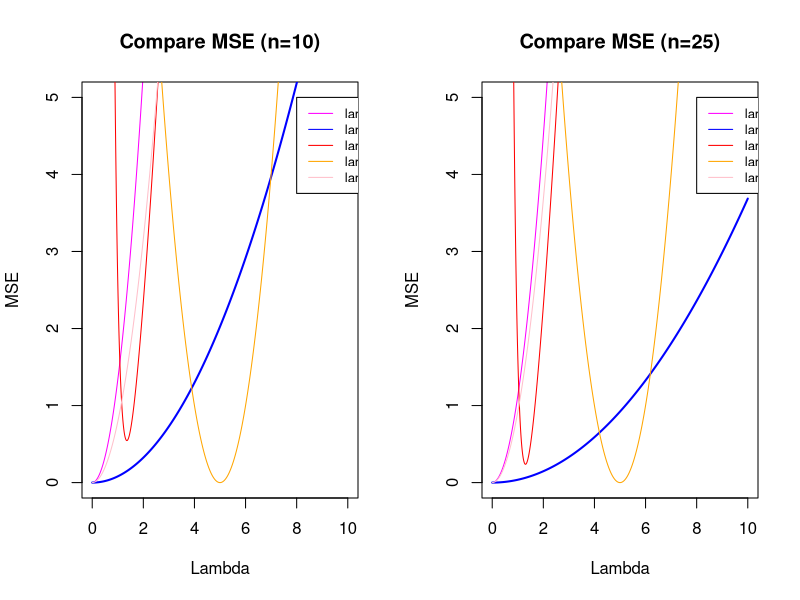
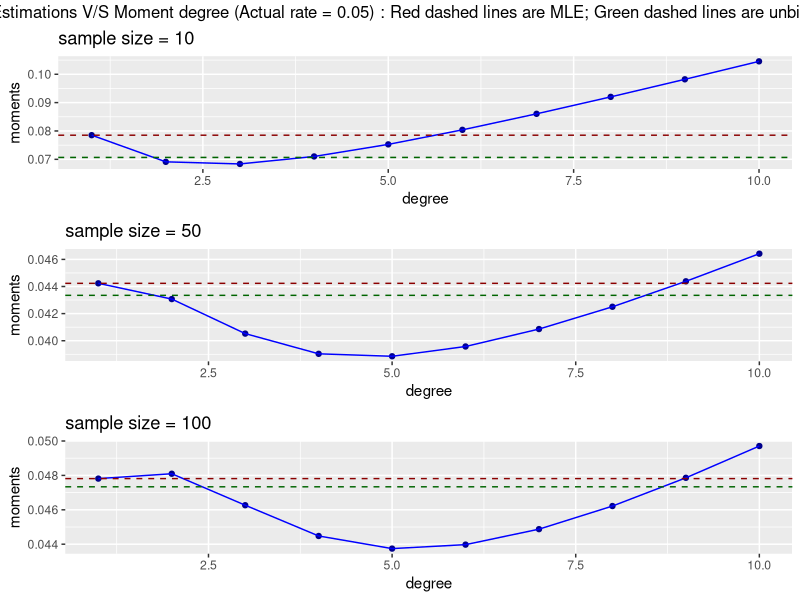
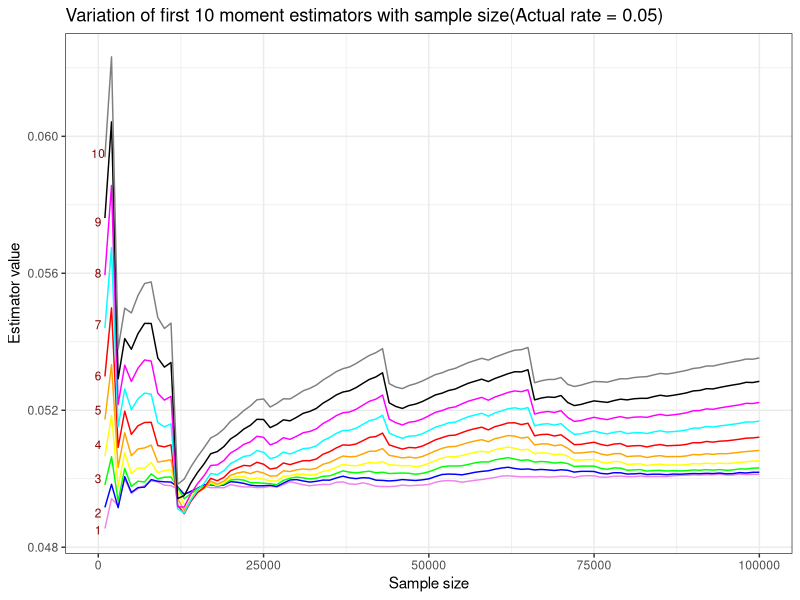
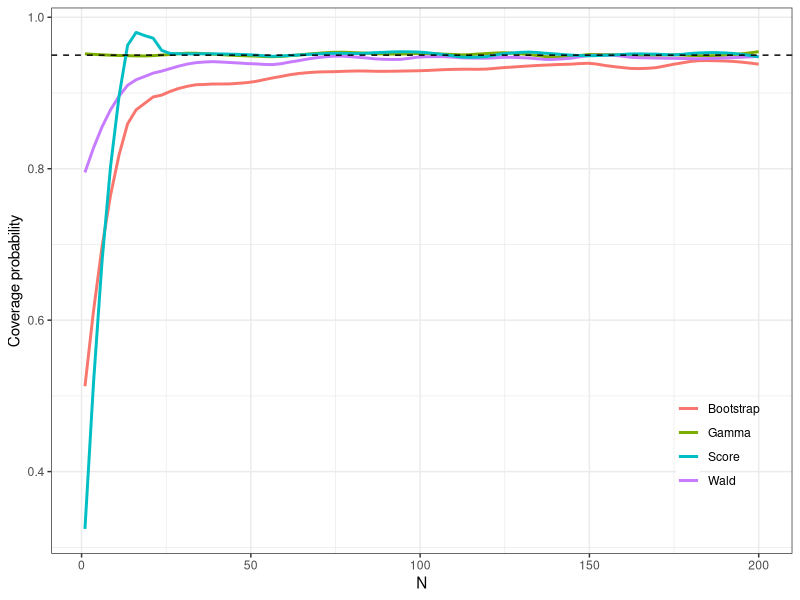
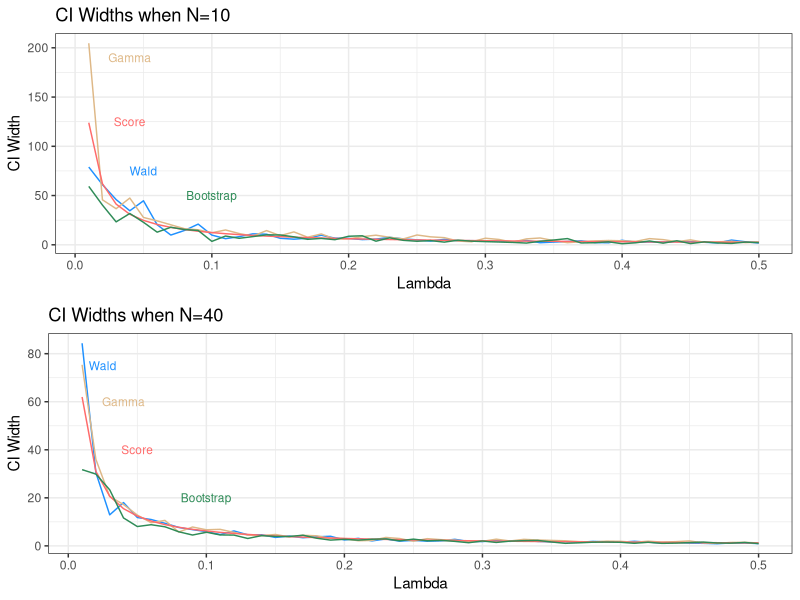

The R source for these figures, in order:
## ---- chunk 1
knitr::opts_chunk$set(echo = TRUE)
library(tidyverse)
library(gridExtra)
set.seed(123)
## ---- chunk 2
n<-10

lam <-seq(0,10,0.01)
mse0 <- (lam*n/(n-1))^2 + lam^2/n
mse1 <- ((lam^2)/n)*((n-1)/n)^2
mse2<- (2/(lam^2)-lam)^2 + 16/(n*lam^4)
mse3 <- (5-lam)^2
mse4 <- (lam/(n-1)- lam)^2 + lam^2/n^3

par(mfrow=c(1,2))
plot(lam,mse0,ylab="MSE",xlab="Lambda",main="Compare MSE (n=10)",type="l",col="magenta",ylim=c(0,5))

lines(lam,mse1,type="l",col="blue",lwd=2)
lines(lam,mse2,type="l",col="red")
lines(lam,mse3,type="l",col="orange")
lines(lam,mse4,type="l",col="pink")

legend(8, 5,legend=c("lam0", "lam1", "lam2", "lam3","lam4"),
       col=c("magenta", "blue", "red", "orange" ,"pink"), lty=1, cex=0.8)


n<-25

lam <-seq(0,10,0.01)
mse0 <- (lam*n/(n-1))^2 + lam^2/n
mse1 <- ((lam^2)/n)*((n-1)/n)^2
mse2<- (2/(lam^2)-lam)^2 + 16/(n*lam^4)
mse3 <- (5-lam)^2
mse4 <- (lam/(n-1)- lam)^2 + lam^2/n^3

plot(lam,mse0,ylab="MSE",xlab="Lambda",main="Compare MSE (n=25)",type="l",col="magenta",ylim=c(0,5))

lines(lam,mse1,type="l",col="blue",lwd=2)
lines(lam,mse2,type="l",col="red")
lines(lam,mse3,type="l",col="orange")
lines(lam,mse4,type="l",col="pink")

legend(8, 5,legend=c("lam0", "lam1", "lam2", "lam3","lam4"),
       col=c("magenta", "blue", "red", "orange" ,"pink"), lty=1, cex=0.8)

## ---- chunk 3
library(gridExtra)
library(tidyverse)

momest_exp <- function(v,k){
  return((factorial(k)/(sum(v^k)/length(v)))^(1/k))
}

k <- 10
moment_number <- seq(1,k,by=1)
sample_size <- c(10,50,100)
par(mfrow = c(2,3))
g <- list()
c <- 1
#plotlabel <- data.frame(text = c("MLE","MLE","MLE","MLE","MLE","Unbiased Correction for MLE", 
#                                 "Unbiased Correction for MLE","Unbiased Correction for MLE",
#                                 "Unbiased Correction for MLE","Unbiased Correction for MLE"), 
#                        x = c(10,10,10,10,10,8,5,8,8,8), 
#                        y = c(0.08,0.0475,0.048,0.05,0.0503,0.0775,0.047,0.048,0.0495,0.05))
for(i in sample_size){
  set.seed(123)
  exp_sample <- rexp(i, rate = 0.05)
  moment_estimations <- data.frame(degree = 1:k, moments = matrix(unlist(lapply(moment_number,momest_exp,v=exp_sample))))
  g[[c]] <- ggplot(data = moment_estimations, aes(x=degree,y=moments)) + 
    geom_point(col = "darkblue") + 
    geom_line(col = "blue") +
    ggtitle(paste0("sample size = ",i)) + 
    geom_hline(yintercept = 1/mean(exp_sample), lty = 2, col="darkred") +
    geom_hline(yintercept = (length(exp_sample) - 1)/sum(exp_sample), lty = 2, col="darkgreen") +
    #             geom_text(data=plotlabel[c,], aes(x,y,label=text), size = 3, col="darkred") +
    #              geom_text(data=plotlabel[c + 5,], aes(x,y,label=text), size = 3, col="darkgreen") +
    scale_colour_manual(name = 'the colour', values =c('black'='black','red'='red'), labels = c('c2','c1'))
  theme_bw()
  c <- c + 1
}


grid.arrange(g[[1]], g[[2]], g[[3]], 
             top = "Moment Estimations V/S Moment degree (Actual rate = 0.05) : Red dashed lines are MLE; Green dashed lines are unbiased MLE")
## ---- chunk 4
k <- 10
moment_number <- seq(1,k,by=1)
cols <- c(paste0("k",1:k))
sample_size <- seq(1000,100000,by=1000)
moment_estimations <- data.frame(matrix(0, nrow = length(sample_size), ncol = k + 1))
moment_estimations[,1] <- sample_size
colnames(moment_estimations) <- c("n",cols)
library(dplyr)
c <- 1
for (i in sample_size) {
  set.seed(123)
  exp_sample <- rexp(i, rate = 0.05)
  for (j in moment_number) {
    moment_estimations[c,j+1] <- momest_exp(exp_sample,j)
  }
  c <- c + 1
}

plotlabel <- data.frame(text = c("1","2","3","4","5","6","7","8","9","10"), 
                        x = c(rep(3,10)), 
                        y = c(0.0485,0.049,0.05,0.051,0.052,0.053,0.0545,0.056,0.0575,0.0595))

moment_estimations %>% ggplot(aes(x = n)) + 
  geom_line(aes(y=k1),col="violet") + 
  geom_line(aes(y=k2),col="blue") +
  geom_line(aes(y=k3),col="green") + 
  geom_line(aes(y=k4),col="yellow") + 
  geom_line(aes(y=k5),col="orange") + 
  geom_line(aes(y=k6),col="red") + 
  geom_line(aes(y=k7),col="cyan") + 
  geom_line(aes(y=k8),col="magenta") +
  geom_line(aes(y=k9),col="black") + 
  geom_line(aes(y=k10),col="grey50") + 
  xlab("Sample size") + 
  ylab("Estimator value") + 
  ggtitle("Variation of first 10 moment estimators with sample size(Actual rate = 0.05)") + 
  theme_bw() + 
  geom_text(data=plotlabel, aes(x,y,label=text), size = 3, col="darkred")

## ---- chunk 5
wald_ci <- function(N, rate, alpha = 0.05){
  x <- rexp(N, rate = rate)
  x_bar <- mean(x)
  se <- x_bar / sqrt(N)
  ci <- x_bar + c(-1, 1) * qnorm(1 - (alpha / 2))*se
  return(ci)
}
## ---- chunk 6
gamma_ci <- function(N, rate, alpha = 0.05){
  # Inspiration: https://math.stackexchange.com/questions/1288139/calculate-the-confidence-interval-of-parameter-of-exponential-distribution
  x <- rexp(N, rate = rate)
  x_bar <- mean(x)
  ci_rate <- qgamma(c(alpha / 2, 1 - (alpha / 2)), N, N) / x_bar
  ci_mean <- 1 / ci_rate
  return(c(min(ci_mean), max(ci_mean)))
}
## ---- chunk 7
score_ci <- function(N, rate, alpha = 0.05) {
  x <- rexp(N, rate = rate)
  xbar <- mean(x)
  ci_rate <- (1 / xbar)*(1 + c(-1, 1) * qnorm(1 - alpha / 2) / sqrt(N))
  ci_mean <- 1 / ci_rate
  return(c(min(ci_mean), max(ci_mean)))
}
## ---- chunk 8
bootstrap_ci <- function(N, rate, alpha = 0.05){
  # Function to calculate bootstrap CI
  x <- rexp(N, rate = rate)
  x_bar <- mean(x)
  # Number of bootstrap samples
  nb <- 1000
  # Take boostrap samples
  bootstrap_samples <- sample(x, N * nb, replace = TRUE) %>%
    matrix(nrow = N, ncol = nb)
  # Get means of columns 
  means <- colMeans(bootstrap_samples)
  # Get deltas (x* - x)
  deltas <- means - x_bar
  deltas <- sort(deltas)
  # Calculate CIs
  ci <- x_bar - quantile(deltas, probs = c(alpha / 2, 1 - (alpha / 2)))
  return(c(mean(ci), max(ci)))
}
## ---- chunk 9
# Coverage probabilities
coverage_probability <- function(N, rate, ci_fun, alpha = 0.05, B = 1000){
  # Match input function to actual function
  fun <- tryCatch(match.fun(ci_fun), 
                  error = function(e) print(paste0("ci_fun: '", ci_fun, "' does not exist")))
  # Expected value
  exp_val <- 1 / rate
  # Calculate B confidence intervals and put in dataframe
  conf_ints <- replicate(B, fun(N, rate)) %>%
    t() %>% data.frame()
  names(conf_ints) <- c("lower", "upper")
  # Calculate hit rates (expected value inside confidence interval)
  conf_ints <- mutate(conf_ints, hit = (exp_val >= lower & exp_val <= upper))
  coverage <- conf_ints$hit %>% mean()
  return(coverage)
}

lambda <- 1 / 12
beta <- 1 / lambda
n <- 60

# Coverage probability plotting
ns <- seq(1, 500)

###################################################
# I have commented out all of these so that we don't 
# accidentally re run if we don't have to. I've saved 
# the data for coverage probabilities so we can read it 
# in without re-running if not necessary.
###################################################
# Caution: bootstrap takes for-ev-er
# bootstrap_cov <- mclapply(ns, coverage_probability, rate = lambda, ci_fun = "bootstrap_ci") %>% unlist()
# gamma_cov <- mclapply(ns, coverage_probability, rate = lambda, ci_fun = "gamma_ci") %>% unlist()
#wald_cov <- sapply(ns, coverage_probability, rate = lambda, ci_fun = "wald_ci") %>% unlist()
#score_cov <- sapply(ns, coverage_probability, rate = lambda, ci_fun = "score_ci") %>% unlist()
#coverage_df <- data.frame(n = ns, bs = bootstrap_cov, gamma = gamma_cov, wald = wald_cov, score = score_cov)
#write_csv(coverage_df, "./data/coverage_probabilities.csv")
###################################################
# If need to read:
coverage_df <- read_csv("./data/coverage_probabilities.csv")
#coverage_df$score <- score_cov
#coverage_df$wald <- wald_cov

s = 1/5
ggplot(coverage_df[1:200, ], aes(x = n, y = bs, color = "Bootstrap")) +
  geom_smooth(span = s, se = FALSE) +
  geom_smooth(aes(x = n, y = gamma, color = "Gamma"), span = s, se = FALSE) +
  geom_smooth(aes(x = n, y = wald, color = "Wald"), span = s, se = FALSE) +
  geom_smooth(aes(x = n, y = score, color = "Score"), span = s, se = FALSE) +
  geom_hline(yintercept = 0.95, linetype = 2) + 
  scale_y_continuous(name = "Coverage probability") +
  scale_x_continuous(name = "N") + 
  theme_bw() + 
  theme(legend.position = c(0.9, 0.2), 
        legend.title = element_blank(),
        legend.background = element_blank())
## ---- chunk 10
set.seed(123)
wald_ci_width <- function (N, rate, alpha = 0.05){
  x <- rexp(N, rate = rate)
  x_bar <- mean(x)
  se <- x_bar / sqrt(N)
  ci <- x_bar + c(-1, 1)*qnorm(1 - (alpha / 2))*se
  width <- ci[2] - ci[1]
  return(width)
}

gamma_ci_width <- function(N, rate, alpha = 0.05){
  x <- rexp(N, rate = rate)
  x_bar <- mean(x)
  ci_rate <- qgamma(c(alpha / 2, 1 - (alpha / 2)), N, N) / x_bar
  ci_mean <- 1 / ci_rate
  diff <- ci_mean[2] - ci_mean[1]
  return(diff)
}

score_ci_width <- function(N, rate, alpha = 0.05) {
  x <- rexp(N, rate = rate)
  xbar <- mean(x)
  ci <- (1/rate)*(1 + c(-1, 1) * qnorm(1 - alpha / 2) / sqrt(N))
  diff <- ci[2] - ci[1]
  return(diff)
}

bootstrap_ci_width <- function(N, rate, alpha = 0.05){
  x <- rexp(N, rate = rate)
  x_bar <- mean(x)
  nb <- 1000
  bootstrap_samples <- sample(x, N * nb, replace = TRUE) %>%
    matrix(nrow = N, ncol = nb)
  means <- colMeans(bootstrap_samples)
  deltas <- means - x_bar
  deltas <- sort(deltas)
  ci <- x_bar - quantile(deltas, probs = c(alpha / 2, 1 - (alpha / 2)))
  diff <- ci[2] - ci[1]
  return(diff)
}

set.seed(123)
rate <- seq(0.01, 0.5, 0.01)

wald_width10 <- sapply(rate, FUN = wald_ci_width, N = 10)
gamma_width10 <- sapply(rate, FUN = gamma_ci_width, N = 10)
score_width10 <- sapply(rate, FUN = score_ci_width, N = 10)
bootstrap_width10 <- sapply(rate, FUN = bootstrap_ci_width, N = 10)

wald_width40 <- sapply(rate, FUN = wald_ci_width, N = 40)
gamma_width40 <- sapply(rate, FUN = gamma_ci_width, N = 40)
score_width40 <- sapply(rate, FUN = score_ci_width, N = 40)
bootstrap_width40 <- sapply(rate, FUN = bootstrap_ci_width, N = 40)

dat <- data.frame(lambda = rate, 
                  wald10 = wald_width10,
                  gamma10 = gamma_width10,
                  score10 = score_width10,
                  bootstrap10 = bootstrap_width10,
                  wald40 = wald_width40,
                  gamma40 = gamma_width40,
                  score40 = score_width40,
                  bootstrap40 = bootstrap_width40
                  )

dat <- abs(dat)

text <- c("Wald", "Gamma", "Score", "Bootstrap","Wald", "Gamma", "Score", "Bootstrap")
x <- c(0.05, 0.04, 0.04, 0.1, 0.025, 0.04, 0.05, 0.1)
y <- c(75, 190, 125, 50, 75, 60, 40, 20)
labels <- data.frame(text, x, y)

p <- ggplot(data = dat, aes(x = lambda)) +
  xlab("Lambda") +
  ylab("CI Width") +
  theme_bw()
  
p10 <- p +
  geom_line(aes(y = wald10), col = "dodgerblue") +
  geom_line(aes(y = gamma10), col = "burlywood") +
  geom_line(aes(y = score10), col = "indianred1") +
  geom_line(aes(y = bootstrap10), col = "seagreen") +
  geom_text(data = labels[1, ], aes(x, y, label = text), col = "dodgerblue", size = 3) +
  geom_text(data = labels[2, ], aes(x, y, label = text), col = "burlywood", size = 3) +
  geom_text(data = labels[3, ], aes(x, y, label = text), col = "indianred1", size = 3) +
  geom_text(data = labels[4, ], aes(x, y, label = text), col = "seagreen", size = 3) +
  ggtitle("CI Widths when N=10") +
  theme(legend.position="none") 

p40 <- p +
  geom_line(aes(y = wald40), color = "dodgerblue") +
  geom_line(aes(y = gamma40), color = "burlywood") +
  geom_line(aes(y = score40), color = "indianred1") +
  geom_line(aes(y = bootstrap40), color = "seagreen") +
  geom_text(data = labels[5, ], aes(x, y, label = text), col = "dodgerblue", size = 3) +
  geom_text(data = labels[6, ], aes(x, y, label = text), col = "burlywood", size = 3) +
  geom_text(data = labels[7, ], aes(x, y, label = text), col = "indianred1", size = 3) +
  geom_text(data = labels[8, ], aes(x, y, label = text), col = "seagreen", size = 3) +
  ggtitle("CI Widths when N=40") +
  theme(legend.position="none")

grid.arrange(p10, p40)
